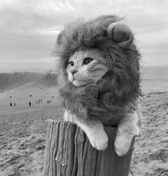
//> input picture dossier_du_fichier_cpp/Project1/Project1/simba.png, 168 x 176 px, shrunk from 250 x 263 before the run
$ ./traitement   (built with g++ and OpenCV 4)
//> lines starting //> are read from the running program, lines starting //| are printed output that depends on the picture; after the words box and inside, x2 and y2 are one past the last pixel; in counts of white or black regions, pixels touching at a corner belong together
#include <opencv2/imgcodecs.hpp>
#include <opencv2/highgui.hpp>
#include <opencv2/imgproc.hpp>
#include <iostream>

using namespace cv;
using namespace std;

// [139 lines of commented-out code are left out]


#include <iostream>
#include <opencv2/opencv.hpp>
#include <chrono>


// Mesurer le temps d'exécution
auto start = std::chrono::high_resolution_clock::now();

void getContours(cv::Mat imgDil, cv::Mat& img) {
	std::vector<std::vector<cv::Point>> contours;
	std::vector<cv::Vec4i> hierarchy;

	cv::findContours(imgDil, contours, hierarchy, cv::RETR_EXTERNAL, cv::CHAIN_APPROX_SIMPLE);

	std::vector<std::vector<cv::Point>> conPoly(contours.size());
	std::vector<cv::Rect> boundRect(contours.size());

	for (size_t i = 0; i < contours.size(); i++) {
		int area = cv::contourArea(contours[i]);
		std::cout << "Area: " << area << std::endl;
		std::string objectType;

		if (area > 1000) {
			float peri = cv::arcLength(contours[i], true);
			cv::approxPolyDP(contours[i], conPoly[i], 0.02 * peri, true);
			int objCor = static_cast<int>(conPoly[i].size());
			std::cout << "Object corners: " << objCor << std::endl;
			boundRect[i] = cv::boundingRect(conPoly[i]);

			if (objCor == 3) {
				objectType = "Triangle";//
			}
			else if (objCor == 4) {
				float aspRatio = static_cast<float>(boundRect[i].width) / static_cast<float>(boundRect[i].height);
				std::cout << "Aspect Ratio: " << aspRatio << std::endl;
				if (aspRatio > 0.95 && aspRatio < 1.05) {
					objectType = "Square";//
				}
				else {
					objectType = "Rectangle"; //
				}
			}
			else if (objCor > 4) {
				objectType = "Circle";//
			}

			cv::drawContours(img, conPoly, static_cast<int>(i), cv::Scalar(255, 0, 255), 2);
			cv::rectangle(img, boundRect[i].tl(), boundRect[i].br(), cv::Scalar(0, 255, 0), 5);
			cv::putText(img, objectType, { boundRect[i].x, boundRect[i].y - 5 }, cv::FONT_HERSHEY_PLAIN, 1, cv::Scalar(0, 69, 255), 2);
		}
	}
}

int main() {
	std::string imageName = "simba.png"; // Nom de l'image avec l'extension
	cv::Mat img0 = cv::imread(imageName);
//> img0 is the input picture: 176 rows x 168 cols, CV_8UC3; min 8, max 255, mean 144.8
	cv::Mat img = cv::imread(imageName, cv::IMREAD_GRAYSCALE);
//> img: 176 rows x 168 cols, CV_8UC1; min 8, max 255, mean 144.8

	if (img.empty()) {
		std::cout << "Impossible de lire l'image." << std::endl;
		return -1;
	}

	cv::Mat imgBlur;
	cv::GaussianBlur(img, imgBlur, cv::Size(3, 3), 3, 0);

	cv::Mat sobel_x, sobel_y;
	cv::Sobel(imgBlur, sobel_x, CV_64F, 1, 0);
	cv::Sobel(imgBlur, sobel_y, CV_64F, 0, 1);
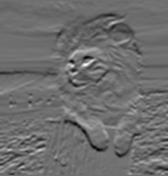
//> sobel_y: 176 rows x 168 cols, CV_64FC1; min -334, max 427, mean -5.3; drawn with min black and max white

	cv::Mat imgSobel;
	cv::convertScaleAbs(sobel_x, sobel_x);
//> sobel_x: 176 rows x 168 cols, CV_8UC1
	cv::convertScaleAbs(sobel_y, sobel_y);
//> sobel_y: 176 rows x 168 cols, CV_8UC1
	cv::addWeighted(sobel_x, 0.5, sobel_y, 0.5, 0, imgSobel);
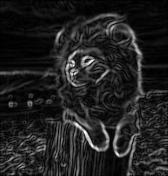
//> imgSobel: 176 rows x 168 cols, CV_8UC1; min 0, max 255, mean 33

	cv::Mat imgKirsh;
	cv::Mat kernelKirsh = (cv::Mat_<char>(3, 3) << -3, -3, 5, -3, 0, 5, -3, -3, 5);
	cv::filter2D(imgBlur, imgKirsh, CV_8U, kernelKirsh);
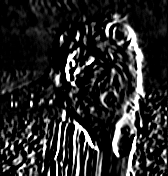
//> imgKirsh: 176 rows x 168 cols, CV_8UC1; min 0, max 255, mean 39.5

	cv::Mat imgCanny;
	cv::Canny(imgBlur, imgCanny, 25, 75);
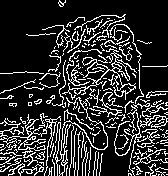
//> imgCanny: 176 rows x 168 cols, CV_8UC1; 18.5% white in thin lines or dots


	cv::Mat imgCombined;
	cv::bitwise_or(imgSobel, imgKirsh, imgCombined);
	cv::bitwise_or(imgCombined, imgCanny, imgCombined);
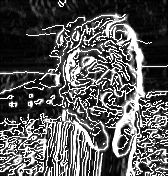
//> imgCombined: 176 rows x 168 cols, CV_8UC1; min 0, max 255, mean 88.1

	cv::Mat imgDil;
	cv::Mat kernel = cv::getStructuringElement(cv::MORPH_RECT, cv::Size(3, 3));
	cv::dilate(imgCombined, imgDil, kernel);
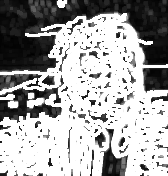
//> imgDil: 176 rows x 168 cols, CV_8UC1; min 0, max 255, mean 165.9


    auto end = std::chrono::high_resolution_clock::now();
	auto duration = std::chrono::duration_cast<std::chrono::milliseconds>(end - start).count();

	getContours(imgDil, img);
//> in getContours, `cv::findContours(imgDil, contours, hierarchy, cv::RETR_EXTERNAL, cv::C..`: contours = 1 contour; box (x1, y1, x2, y2) and area: (0, 0, 168, 176) 29225
//> in getContours, `std::vector<std::vector<cv::Point>> conPoly(contours.size());`: conPoly = 1 empty contours
//> in getContours, `std::vector<cv::Rect> boundRect(contours.size());`: boundRect = 1 Rect (x, y, width, height): [0, 0, 0, 0]
//> the loop in getContours, `for (size_t i = 0; i < contours.size(); i++)` made 1 pass
//> (area, peri, objCor, aspRatio) on pass 1: (29225, 684, 4, 0.955)
//| Area: 29225
//| Object corners: 4
//| Aspect Ratio: 0.954545
//> after the loop in getContours, `for (size_t i = 0; i < contours.size(); i++)`:
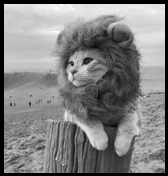
//> img: 176 rows x 168 cols, CV_8UC1; min 0, max 255, mean 130.8
	std::cout << "Temps d'exécution : " << duration << " ms" << std::endl;

	cv::namedWindow("Image zéro", cv::WINDOW_NORMAL);
	cv::imshow("Image zéro", img);

	cv::namedWindow("Image", cv::WINDOW_NORMAL);
	cv::imshow("Image", img);
	cv::namedWindow("Image Blur", cv::WINDOW_NORMAL);
	cv::imshow("Image Blur", imgBlur);
	cv::namedWindow("Image Sobel", cv::WINDOW_NORMAL);
	cv::imshow("Image Sobel", imgSobel);
	cv::namedWindow("Image Kirsh", cv::WINDOW_NORMAL);
	cv::imshow("Image Kirsh", imgKirsh);
	cv::namedWindow("Image Canny", cv::WINDOW_NORMAL);
	cv::imshow("Image Canny", imgCanny);
	cv::namedWindow("Image Combined", cv::WINDOW_NORMAL);
	cv::imshow("Image Combined", imgCombined);
	cv::namedWindow("Image Dil", cv::WINDOW_NORMAL);
	cv::imshow("Image Dil", imgDil);

	cv::waitKey(0);
	cv::destroyAllWindows();


	return 0;
}
